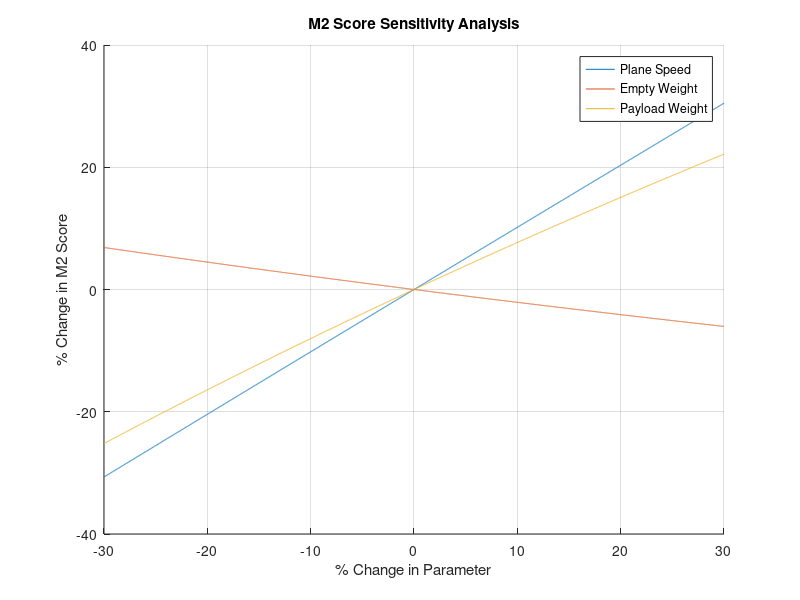
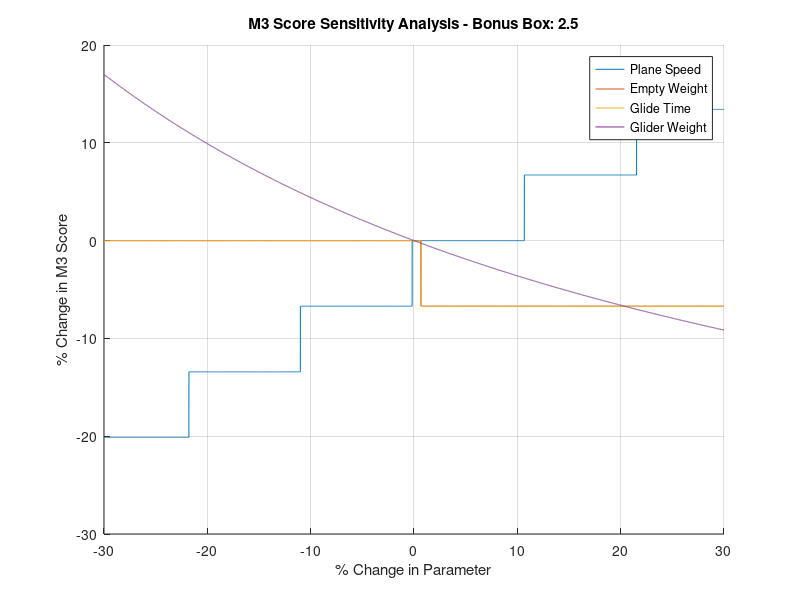

The MATLAB script that drew these images, in order:
%% =================================== Cleanup Environment ==================================
clc;					% Clears the Command Window
clear;					% Clears all variables
close all;				% Closes are figure windows
warning('off','all');	% Using structs the way we do here generates warnings that slow matlab down. Comment this out (and restart matlab) when debugging.

%% ==================================== Graph Parameters ====================================

wingClMax = 1.2;
wingSpan = 70/39.37; %m
wingAR = 6;

rho = 1.2127; %kg/m^3
windSpeed = 4.02336; %m/s
turnSpeedMultiplier = 0.8;

maxLift = @(airspeed) 1/2 * rho * (airspeed*turnSpeedMultiplier).^2 * (wingSpan^2/wingAR) * wingClMax; %N
turnAcc = @(airspeed, weight) maxLift(airspeed)./weight; %m/s^2
turnRad = @(airspeed, weight) airspeed.^2./turnAcc(airspeed, weight); %m

turnTime = @(airspeed, weight) 2*2*pi*turnRad(airspeed, weight)./(airspeed*turnSpeedMultiplier);
downWindTime = @(airspeed, windSpeed)(304.8./(airspeed+windSpeed));
upWindTime = @(airspeed, windSpeed)(304.8./(airspeed-windSpeed));
lapTime = @(airspeed, windSpeed, weight) (turnTime(airspeed, weight) + downWindTime(airspeed, windSpeed) + upWindTime(airspeed, windSpeed));

m2ScoreEqu = @(airspeed, emptyWeight, payloadWeight, windSpeed) (payloadWeight./(3*lapTime(airspeed, windSpeed, emptyWeight+payloadWeight)));

m3laps = @(airspeed, windSpeed, weight, glideTime) floor((300-glideTime)./lapTime(airspeed, windSpeed, weight));
m3bonus = @(bonusBox, gliderWeight) bonusBox./gliderWeight;
m3ScoreEqu = @(airspeed, windSpeed, emptyWeight, glideTime, bonusBox, gliderWeight) m3laps(airspeed, windSpeed, emptyWeight, glideTime) + m3bonus(bonusBox, gliderWeight);


%% ====================================== Gen M2 Graphs =====================================
% Parameters: Plane Speed, Empty Weight, Maximum Weight
basePlaneSpeed = 32; %m/s
planeSpeeds = linspace(0.7*basePlaneSpeed, 1.3*basePlaneSpeed, 10000);
psPercents = (planeSpeeds-basePlaneSpeed)/basePlaneSpeed;

baseEmptyWeight = 3.63; %kg
emptyWeights = linspace(0.7*baseEmptyWeight, 1.3*baseEmptyWeight, 10000);
ewPercents = (emptyWeights-baseEmptyWeight)/baseEmptyWeight;

basePayloadWeight = 3.63; %kg
payloadWeights = linspace(0.7*basePayloadWeight, 1.3*basePayloadWeight, 10000);
pwPercents = (payloadWeights-basePayloadWeight)/basePayloadWeight;

baseM2Score = m2ScoreEqu(basePlaneSpeed, baseEmptyWeight, basePayloadWeight, windSpeed);

%Vary Plane Speeds
psM2Scores = m2ScoreEqu(planeSpeeds, baseEmptyWeight, basePayloadWeight, windSpeed);
psM2ScoresPercents = (psM2Scores-baseM2Score)/baseM2Score;

%Vary Empty Weight
ewM2Scores = m2ScoreEqu(basePlaneSpeed, emptyWeights, basePayloadWeight, windSpeed);
ewM2ScoresPercents = (ewM2Scores-baseM2Score)/baseM2Score;

%Vary Payload Weight
pwM2Scores = m2ScoreEqu(basePlaneSpeed, baseEmptyWeight, payloadWeights, windSpeed);
pwM2ScoresPercents = (pwM2Scores-baseM2Score)/baseM2Score;

figure;
hold on;
grid on;
plot(psPercents*100, psM2ScoresPercents*100);
plot(ewPercents*100, ewM2ScoresPercents*100);
plot(pwPercents*100, pwM2ScoresPercents*100);
xlim([-30, 30]);
legend("Plane Speed", "Empty Weight", "Payload Weight", "Location", "best");
xlabel("% Change in Parameter");
ylabel("% Change in M2 Score");
title("M2 Score Sensitivity Analysis");


%% ====================================== Gen M3 Graphs =====================================
% Parameters: Plane Speed, Empty Weight, Glide Time, Glider Weight
baseGlideTime = 60; %s
glideTimes = linspace(0.7*baseGlideTime, 1.3*baseGlideTime, 10000);
gtPercents = (glideTimes-baseGlideTime)/baseGlideTime;

baseGliderWeight = 0.423; %lbs (chosen so that upper bound is 0.55 lbs)
gliderWeights = linspace(0.7*baseGliderWeight, 1.3*baseGliderWeight, 10000);
gwPercents = (gliderWeights-baseGliderWeight)/baseGliderWeight;

bonusBox = 2.5;

baseM3Score = m3ScoreEqu(basePlaneSpeed, windSpeed, baseEmptyWeight, baseGlideTime, bonusBox, baseGliderWeight);

%Vary Plane Speeds
psM3Scores = m3ScoreEqu(planeSpeeds, windSpeed, baseEmptyWeight, baseGlideTime, bonusBox, baseGliderWeight);
psM3ScoresPercents = (psM3Scores-baseM3Score)/baseM3Score;

%Vary Empty Weight
ewM3Scores = m3ScoreEqu(basePlaneSpeed, windSpeed, emptyWeights, baseGlideTime, bonusBox, baseGliderWeight);
ewM3ScoresPercents = (ewM3Scores-baseM3Score)/baseM3Score;

%Vary Glide Time
gtM3Scores = m3ScoreEqu(basePlaneSpeed, windSpeed, baseEmptyWeight, glideTimes, bonusBox, baseGliderWeight);
gtM3ScoresPercents = (gtM3Scores-baseM3Score)/baseM3Score;

%Vary Glider Weight
gwM3Scores = m3ScoreEqu(basePlaneSpeed, windSpeed, baseEmptyWeight, baseGlideTime, bonusBox, gliderWeights);
gwM3ScoresPercents = (gwM3Scores-baseM3Score)/baseM3Score;

figure;
hold on;
grid on;
plot(psPercents*100, psM3ScoresPercents*100);
plot(ewPercents*100, ewM3ScoresPercents*100);
plot(gtPercents*100, gtM3ScoresPercents*100);
plot(gwPercents*100, gwM3ScoresPercents*100);
xlim([-30, 30]);
legend("Plane Speed", "Empty Weight", "Glide Time", "Glider Weight", "Location", "best");
xlabel("% Change in Parameter");
ylabel("% Change in M3 Score");
tit = sprintf("M3 Score Sensitivity Analysis - Bonus Box: %g", bonusBox);
title(tit);
